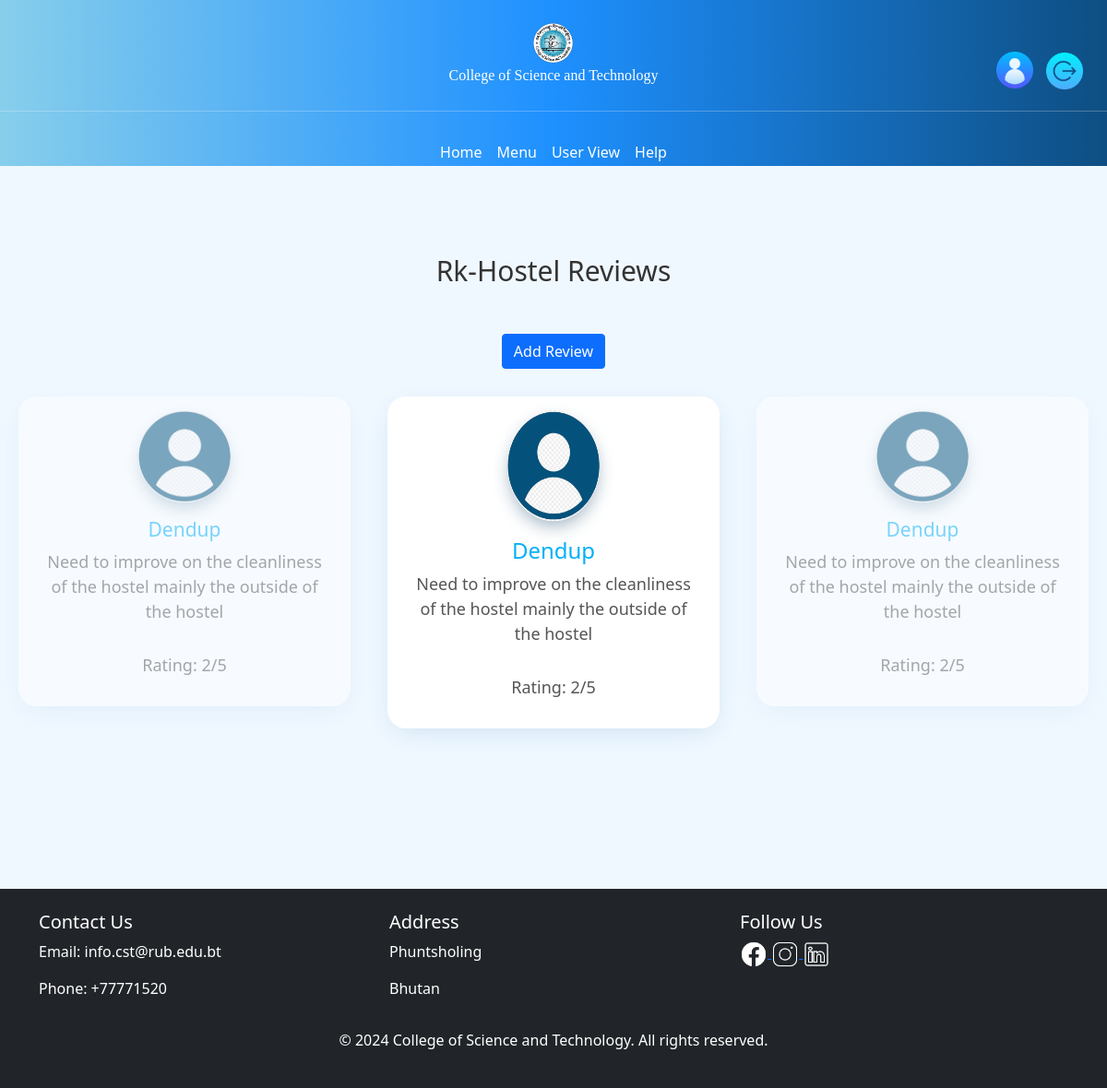
The page /reviews/1/ (signed in) on the database its author committed.
### APP/models.py (models this page shows, shortened)
class Hostel(models.Model):
    gender = (
        ('M','Male'),
        ('F','Female'),
    )
    name = models.CharField(max_length=200)
    gender = models.CharField(max_length=200,null= True,choices=gender)
    description = models.TextField(max_length=200)
    image = models.ImageField(upload_to='hostels/')

class Review(models.Model):
    hostel = models.ForeignKey(Hostel,related_name='reviews',on_delete= models.CASCADE)
    user = models.OneToOneField(User,on_delete=models.CASCADE)
    comment = models.TextField()
    reviews = models.PositiveIntegerField(default=1)

### APP/views.py (the view)
# urls.py: path('reviews/<str:pk>/',views.reviews,name='reviews'),
@login_required(login_url='login')
def reviews(request, pk):
    hostel = get_object_or_404(Hostel,id=pk)
    review = hostel.reviews.all()
    context = {
        'hostel': hostel,
        'review': review,
    }
    return render(request,'reviews.html',context)

### APP/templates/reviews.html (shortened to what this page needs)
{% extends 'main.html' %}
{% load static %}
{% block content %}
<br><br><br><br>
<div class="gtco-testimonials">
    <h2>{{ hostel.name }} Reviews</h2>
    <div class="d-flex justify-content-center">
        <a href="{% url 'add_review' hostel.id %}" class="btn btn-primary" onclick="return confirmAdminBooking('{{ user.username }}')">Add Review</a>
    </div>
    <div class="owl-carousel owl-carousel1 owl-theme">
        {% if review %}
        {% for review in review %}
        <div>
            <div class="card text-center">
                <img class="card-img-top" src="{% static 'APP/icons/image.png'%}" alt="">
                <div class="card-body">
                    <h5>{{ review.user.username }}</h5>
                    <p class="card-text">{{ review.comment }}</p>
                    <p class="card-text">Rating: {{ review.reviews }}/5</p>
                </div>
            </div>
        </div>
        {% endfor %}
        {% else %}
        <p class="card-text">No reviews yet.</p>
        {% endif %}
    </div>
</div>
<link href="https://cdnjs.cloudflare.com/ajax/libs/OwlCarousel2/2.3.4/assets/owl.carousel.min.css" rel="stylesheet">
<link href="https://cdnjs.cloudflare.com/ajax/libs/OwlCarousel2/2.3.4/assets/owl.theme.default.min.css"
    rel="stylesheet">
<link href="https://cdnjs.cloudflare.com/ajax/libs/bootstrap-icons/1.5.0/font/bootstrap-icons.min.css" rel="stylesheet">
{% endblock %}

### APP/static/APP/css/head.css (style rules this page uses)
body { margin-top: 150px; }

### APP/templates/reviews.html (style rules this page uses)
body { background: aliceblue; }
.gtco-testimonials { position: relative; margin-top: 30px; }
.gtco-testimonials h2 { font-size: 30px; text-align: center; color: #333333; margin-bottom: 50px; }
.card { background: #fff; box-shadow: 0 8px 30px -7px #c9dff0; margin: 0 20px; padding: 0 10px; border-radius: 20px; border: 0; }
.card-img-top { max-width: 100px; border-radius: 50%; margin: 15px auto 0; box-shadow: 0 8px 20px -4px #95abbb; width: 100px; height: 100px; }
.card h5 { color: #01b0f8; font-size: 21px; line-height: 1.3; }
.card p { font-size: 18px; color: #555; padding-bottom: 15px; }
.center h5 { font-size: 24px; }
.center .card-img-top { height: 120px; width: 120px; }

### rows shown on the page
Hostel: name "Rk-Hostel"
Review: user.username "Dendup", comment "Need to improve on the cleanliness of the hostel mainly the outside of the hostel", reviews "2"
